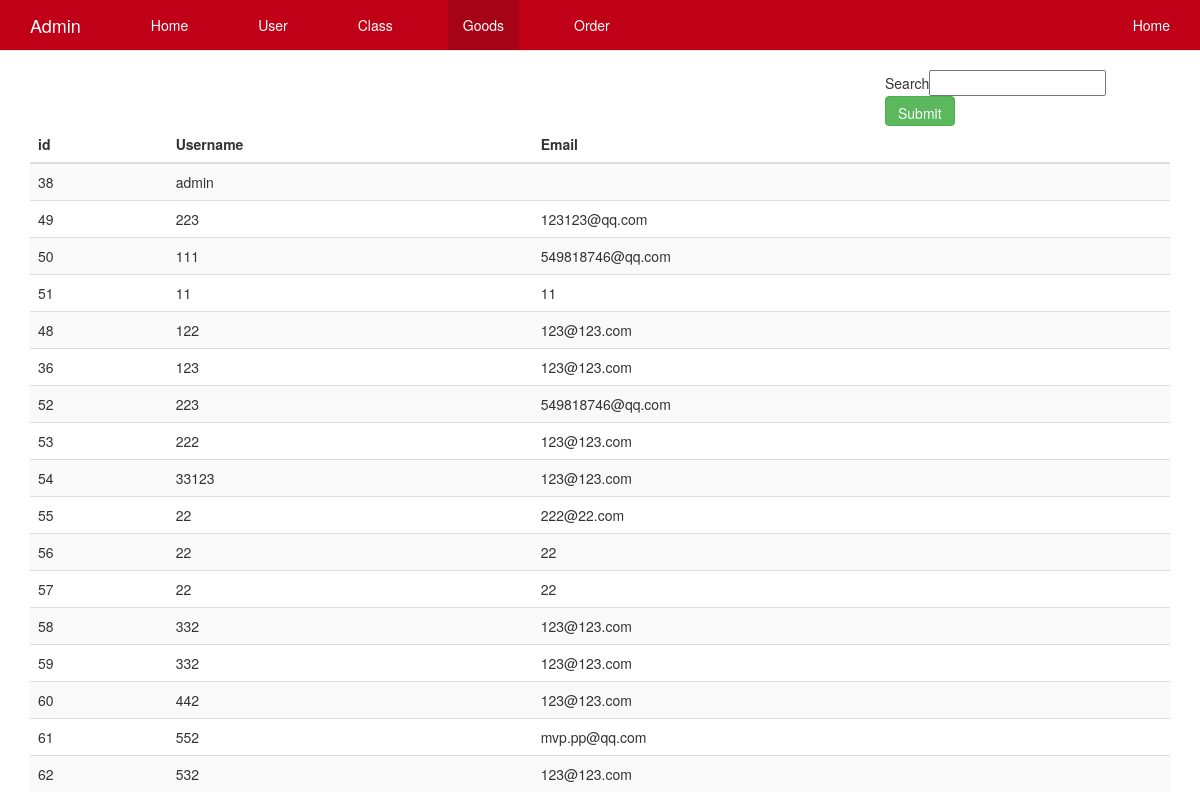
Page /CODE/admin/userlist.php on the committed database.
### tables this page shows
CREATE TABLE `user` (
  `id` int(11) NOT NULL AUTO_INCREMENT,
  `uname` varchar(255) NOT NULL,
  `pwd` varchar(255) NOT NULL,
  `tel` varchar(30) DEFAULT NULL,
  `sex` varchar(20) DEFAULT NULL,
  `email` varchar(255) DEFAULT NULL,
  `avatar` varchar(255) DEFAULT NULL,
  `type` varchar(255) DEFAULT NULL,
  `status` varchar(255) DEFAULT NULL,
  `address` varchar(255) DEFAULT NULL,
  `stuimg` varchar(255) DEFAULT NULL,
  PRIMARY KEY (`id`) USING BTREE
);

### CODE/admin/userlist.php (the view, shortened to what this page needs)
<?php
include '../conn.php';
$g=isset($_GET['uname'])?$_GET['uname']:'';
?>
<!DOCTYPE html>
<html lang="zh">
  <head>
    <link href="./css/bootstrap.min.css" rel="stylesheet">
    <link href="./css/navbar-fixed-top.css" rel="stylesheet">
  </head>
  <body>
    <nav class="navbar navbar-default navbar-fixed-top">
      <div class="container">
        <div class="navbar-header">
           <a class="navbar-brand" href="#">Admin</a>
        </div>
        <div id="navbar" class="navbar-collapse collapse">
          <ul class="nav navbar-nav">
            <li ><a href="/admin/main.php">Home</a></li>
            <li><a href="userlist.php">User</a></li>
            <li ><a href="classlist.php">Class</a></li>
            <li class="active"><a href="goodslist.php">Goods</a></li>
            <li><a href="orderlist.php">Order</a></li>
          </ul>
          <ul class="nav navbar-nav navbar-right">
            <li><a href="../index.php">Home <span class="sr-only">(current)</span></a></li>
          </ul>
        </div>
      </div>
    </nav>
<div class="container">
<form style="margin-left:75%" method="get">
  Search<input type="text" name="uname" value="<?php echo $g?>">
  <input type="submit" class="btn btn-success" style="height: 30px">
</form>
      <table class="table table-striped">
        <thead>
          <tr>
            <th>id</th>
            <th>Username</th>
            <th>Email</th>
          </tr>
        </thead>
        <tbody>
      <?php
      if(empty($_GET['uname'])){
         $sql = "SELECT * FROM user";
      }else{
         $sql = "SELECT * FROM user where uname like '%{$_GET['uname']}%'";
      }
      $result = $conn->query($sql);
      if ($result->num_rows > 0) {
        while($row = $result->fetch_assoc()) {
          ?>
    <tr>
      <td><?php echo $row["id"]; ?></td>
      <td><?php echo $row["uname"]; ?></td>
      <td><?php echo $row["email"]; ?></td>
    </tr>
          <?php
        }
      } else {
        echo "0 个结果";
      }
      ?>
    </tbody>
  </table>
  </body>
</html>

### CODE/admin/css/navbar-fixed-top.css (style rules this page uses)
body { padding-top: 70px; }
.navbar-default { background-color: #bf0017; border-color: #e7e7e7; }
.navbar-default .navbar-brand { color: #fff; }
.navbar-default .navbar-nav>li>a { color: #fff; }
.navbar-default .navbar-nav>.active>a, .navbar-default .navbar-nav>.active>a:focus, .navbar-default .navbar-nav>.active>a:hover { background: #a70317; color: #fff; }

### rows in the picture
user: id "38", uname "admin"
user: id "49", uname "223", email "123123@qq.com"
user: id "50", uname "111", email "549818746@qq.com"
user: id "51", uname "11", email "11"
user: id "48", uname "122", email "123@123.com"
user: id "36", uname "123", email "123@123.com"
user: id "52", uname "223", email "549818746@qq.com"
user: id "53", uname "222", email "123@123.com"
user: id "54", uname "33123", email "123@123.com"
user: id "55", uname "22", email "222@22.com"
user: id "56", uname "22", email "22"
user: id "57", uname "22", email "22"
user: id "58", uname "332", email "123@123.com"
user: id "59", uname "332", email "123@123.com"
user: id "60", uname "442", email "123@123.com"
user: id "61", uname "552", email "mvp.pp@qq.com"
user: id "62", uname "532", email "123@123.com"
